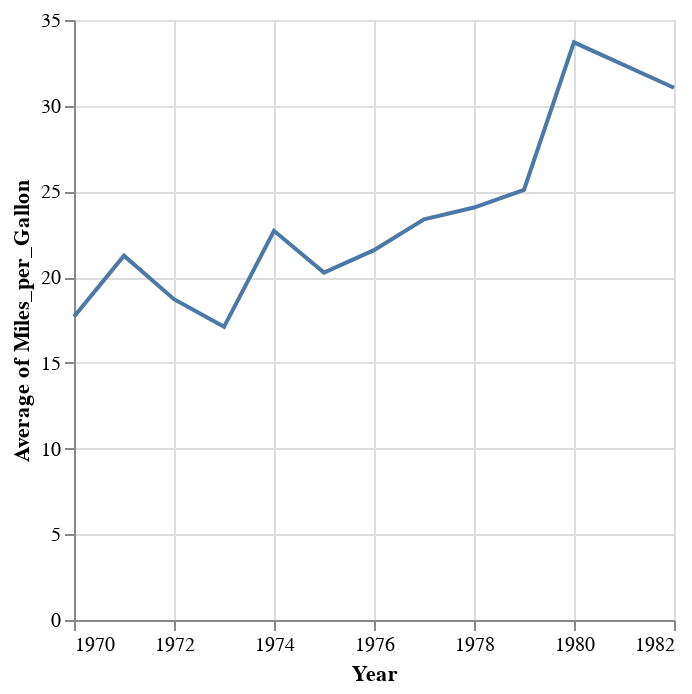

Notebook cell for this chart:
### Code cell
plot = vl.markLine()
  .data(cars)
  .encode(
    vl.x().fieldT('Year'),
    vl.y().average('Miles_per_Gallon')
  )

### Figure 1 — Vega-Lite specification as saved in the notebook (floating-point values rounded to 4 significant figures; data arrays with more than 128 entries replaced by an {"elided": "..."} marker saying what was removed)
{"$schema": "https://vega.github.io/schema/vega-lite/v5.json", "data": {"values": {"elided": "406 records"}}, "encoding": {"x": {"field": "Year", "type": "temporal"}, "y": {"aggregate": "average", "field": "Miles_per_Gallon", "type": "quantitative"}}, "mark": {"type": "line"}}
